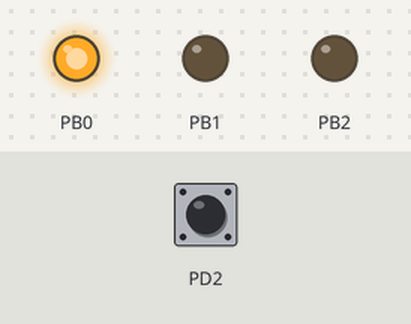
This program was run on a simulated ATmega328P, built with avr-gcc and emulated at 16 MHz (the files do not name the chip). On the bench: output pins drawn as LEDs (lit = HIGH). The test bench sets the inputs (shaded band); at power-on: PD2 HIGH.

Above: at 5.0 s.
At 11.5 s:
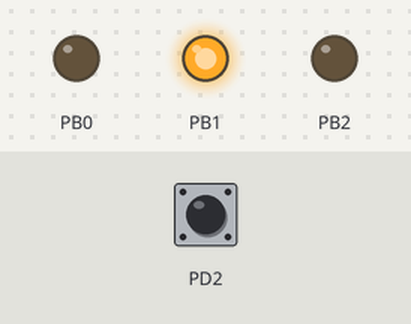
At 18.0 s:
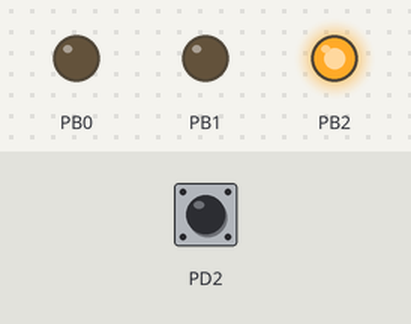
Timing chart, 0 to 29.9 s (numbered marks = the images above):
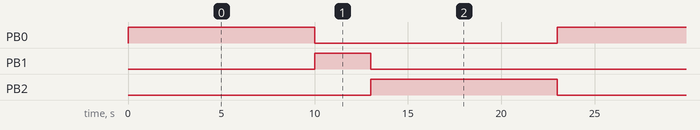

Measured:
- by itself, PB0, PB2: alternates HIGH for 10.0 s and LOW for 13.0 s
- by itself, PB1: alternates HIGH for 3.0 s and LOW for 20.0 s
- by itself, everything shown: repeats every 23.0 s, in 3 steps

The program:

main.c
```c
/*
 * 06_INTERRUPT_IN_TRAFFIC_LIGHT.c
 *Objective: Write a program to manage a traffic light sequence that includes a high-priority interrupt designed to trigger a state change
 *only after the current light cycle completes its minimum safe duration.
 *Requirements: The system must control three LEDs (Green, Orange, and Red) connected to PORTB. Under normal operation,
 *the program should cycle through the Green (10s), Orange (3s), and Red (10s) states in a continuous loop. An emergency push-button must
 *be interfaced with the External Interrupt 0 (INT0) pin. When the button is pressed, the program should set a flag within the Interrupt Service Routine
 *(ISR) rather than jumping states immediately. The main program logic must check this flag at the end of the current light's duration. If the flag is set,
 *the system must then prioritize the Green light for a set duration before clearing the flag and resuming the normal cycle.
 *
 */

/*
 * Green LED  -> PB0
 * Orange LED -> PB1
 * Red LED    -> PB2
 *
 * Emergency Button -> PD2 (INT0)
 */

#define F_CPU 16000000UL

#include <avr/io.h>
#include <avr/interrupt.h>

volatile uint8_t emergency_flag = 0;

// INT0 Interrupt Service Routine
ISR(INT0_vect)
{
	emergency_flag = 1;
}

// Timer1 based 1 second delay
void Delay_1Second(void)
{
	TCCR1A = 0;
	TCCR1B = 0;

	TCNT1 = 0;
	OCR1A = 15624;

	TCCR1B |= (1 << WGM12);
	TCCR1B |= (1 << CS12) | (1 << CS10);

	while (!(TIFR1 & (1 << OCF1A)));

	TIFR1 |= (1 << OCF1A);

	TCCR1B = 0;
}

// Multiple second delay
void Delay_Seconds(uint8_t seconds)
{
	for(uint8_t i = 0; i < seconds; i++)
	{
		Delay_1Second();
	}
}

int main(void)
{
	// Configure LEDs as outputs
	DDRB |= (1 << PB0);
	DDRB |= (1 << PB1);
	DDRB |= (1 << PB2);

	// Configure INT0 pin (PD2) as input
	DDRD &= ~(1 << PD2);

	// Enable internal pull-up resistor
	PORTD |= (1 << PD2);

	// INT0 on falling edge
	EICRA |= (1 << ISC01);
	EICRA &= ~(1 << ISC00);

	// Enable INT0
	EIMSK |= (1 << INT0);

	// Enable global interrupts
	sei();

	while (1)
	{
		// GREEN STATE
		PORTB = (1 << PB0);
		Delay_Seconds(10);

		if (emergency_flag)
		{
			PORTB = (1 << PB0);
			Delay_Seconds(10);

			emergency_flag = 0;
			continue;
		}

		// ORANGE STATE
		PORTB = (1 << PB1);
		Delay_Seconds(3);

		if (emergency_flag)
		{
			PORTB = (1 << PB0);
			Delay_Seconds(10);

			emergency_flag = 0;
			continue;
		}

		// RED STATE
		PORTB = (1 << PB2);
		Delay_Seconds(10);

		if (emergency_flag)
		{
			PORTB = (1 << PB0);
			Delay_Seconds(10);

			emergency_flag = 0;
			continue;
		}
	}
}
```
